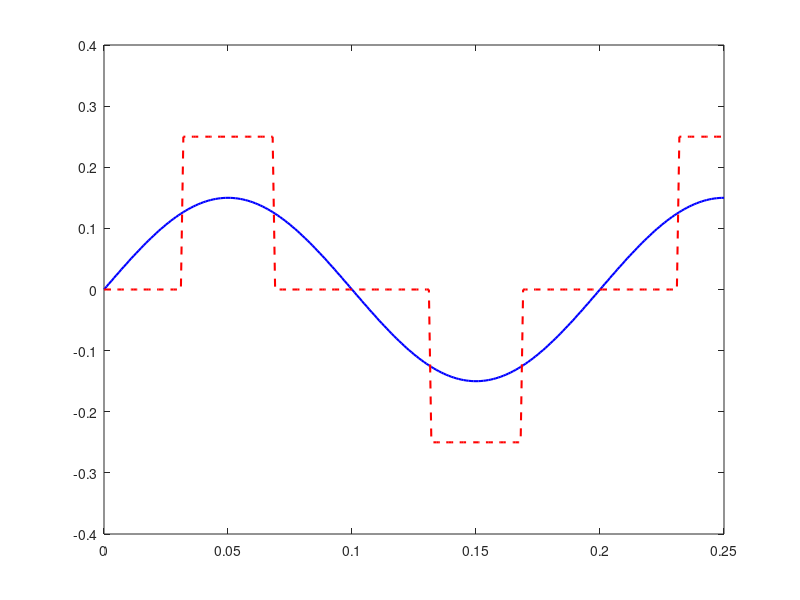

MATLAB code for this plot: (Note: this script raises an error after producing the figure.)
% Params
Fs = 1000; 
T = 0.25; 
f = 5; 

% Time
t = 0:1/Fs:T; % Time vector for 1 second

%sine wave
A = 0.15;
sine_wave = A * sin(2 * pi * f * t);

% Quantization
n_bits = 3;
levels = 2^n_bits; 
q_step = (2 * 1) / levels; 

quantized_wave = round(sine_wave / q_step) * q_step;

quantization_levels = (-1:q_step:1); % Quantization levels

% Plot
figure;
plot(t, sine_wave, 'b-', 'LineWidth', 1.5); 
hold on;
plot(t, quantized_wave, 'r--', 'LineWidth', 1.5); 

for level = quantization_levels
    yline(level, 'k--', 'LineWidth', 0.8, 'Alpha', 0.5);
end

title('Sine Wave Quantized');
ylim([-1,1]);
xlabel('Time (s)');
ylabel('Amplitude');

